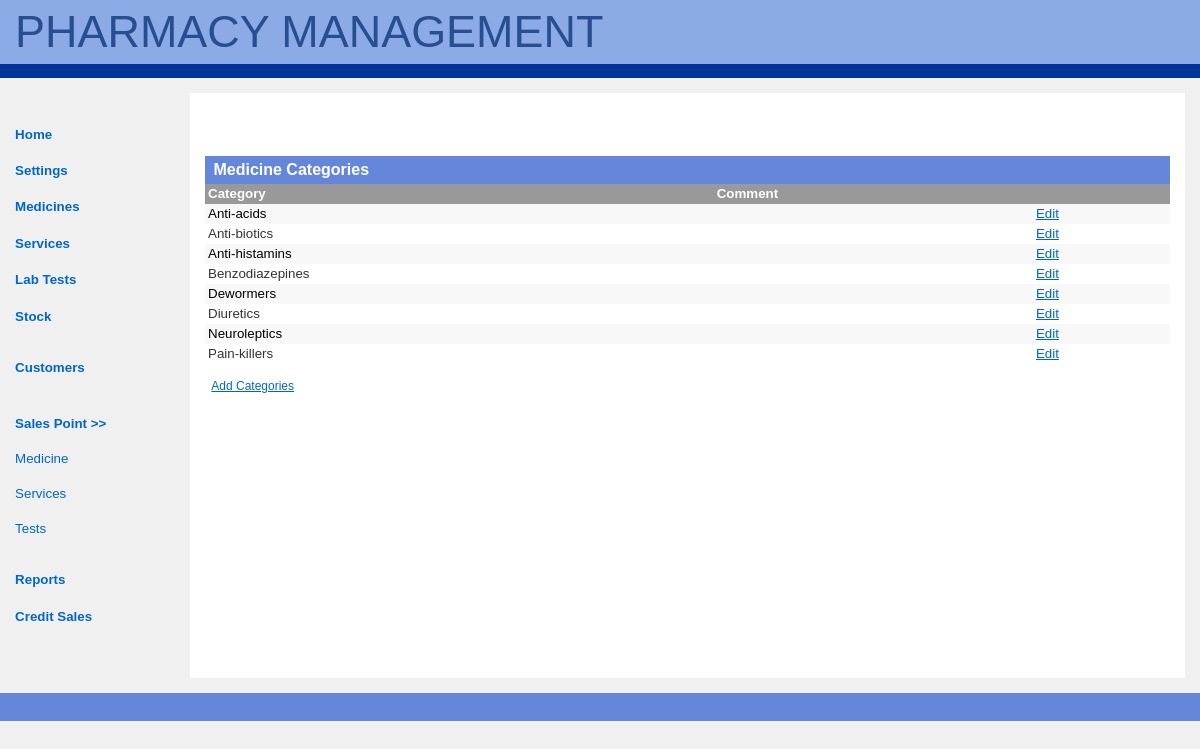
The app's page /categories.php (signed in) with its own data.
### tables this page shows
CREATE TABLE IF NOT EXISTS `category` (
  `id` int(11) NOT NULL AUTO_INCREMENT,
  `name` varchar(30) NOT NULL,
  `comment` text NOT NULL,
  PRIMARY KEY (`id`),
  UNIQUE KEY `name` (`name`)
);

### categories.php (the view, shortened to what this page needs)
<?php require_once("includes/functions.php");?>
<?php include("includes/header.php");?>
<div id="main-copy">
        <h1>Medicine Categories</h1>
        <table class='results'>
        <tr>
        <td class='column_head'>Category</td>
        <td class='column_head'>Comment</td>
        <td class='column_head'></td>
        </tr>
        <?php
        $query = "SELECT * FROM category ORDER BY name, comment ASC ";
        $result = mysql_query($query, $connection);
        $i = 0;
		if(isset($result)){
            while($category = mysql_fetch_array($result)){
                $category_id = $category['id'];
                $category_name = $category['name'];
                $comment= $category['comment'];
                echo "
                <tr>
                    <td ".even_strip($i).">".ucfirst(strtolower($category_name))."</td>
                    <td ".even_strip($i).">".$comment."</td>
                    <td ".even_strip($i)."><a href='edit_category.php?id=".$category_id."'>Edit</a></td>
                </tr>";
				$i++;
            }
        }
        ?>
        </table>
        <p><a href="add_category.php">Add Categories</a></p>
	    </div>
        <div id="footer">
        </div>
    </body>
</html>

### css/style.css (style rules this page uses)
body { color: black; background-color: rgb(240,240,240); font-family: verdana, helvetica, arial, sans-serif; font-size: 100%; margin: 0; padding: 0; }
html > body { font-size: 10pt; }
#main-copy { color: black; background-color: white; text-align: justify; line-height: 1.5em; margin: 15px; margin-left: 190px; height: 555px; padding: 15px; border-left: 15px; }
#main-copy p { margin: 1em 1ex 2em 1ex; padding: 0; }
p { margin-left:20px; font-size:0.9em; line-height:0.em; }
#main-copy a { color: rgb(0,102,204); background-color: transparent; text-decoration: underline; }
#main-copy h1 { color: white; background-color: rgb(100,135,220); font-size: 1.2em; font-weight: bold; margin: 3em 0 0 0; padding: 0.5ex 0 0.5ex 1ex; }
#footer { color: white; background-color: rgb(100,135,220); font-size: 91%; margin: 0; padding: 1em 2.5mm 2.5ex 2.5mm; clear: both; }
table.results { border-collapse: collapse; width: 100%; }
td.column_head, td.cell_value { font-size: 100%; padding: 0 3px 0 3px; color:#333; }
td.column_head { background-color: #999; color:#FFF; font-weight:bold; }
table.results a { color: #FFF; background-color: transparent; text-decoration: underline; }
td { background-color: #fff; }
td.cell_value { background-color: #fff; }
.even { background-color: #F8F8F8; padding: 0 3px 0 3px; }

### records on screen
category: name "Anti-acids"
category: name "Anti-biotics"
category: name "Anti-histamins"
category: name "Benzodiazepines"
category: name "Dewormers"
category: name "Diuretics"
category: name "Neuroleptics"
category: name "Pain-killers"
